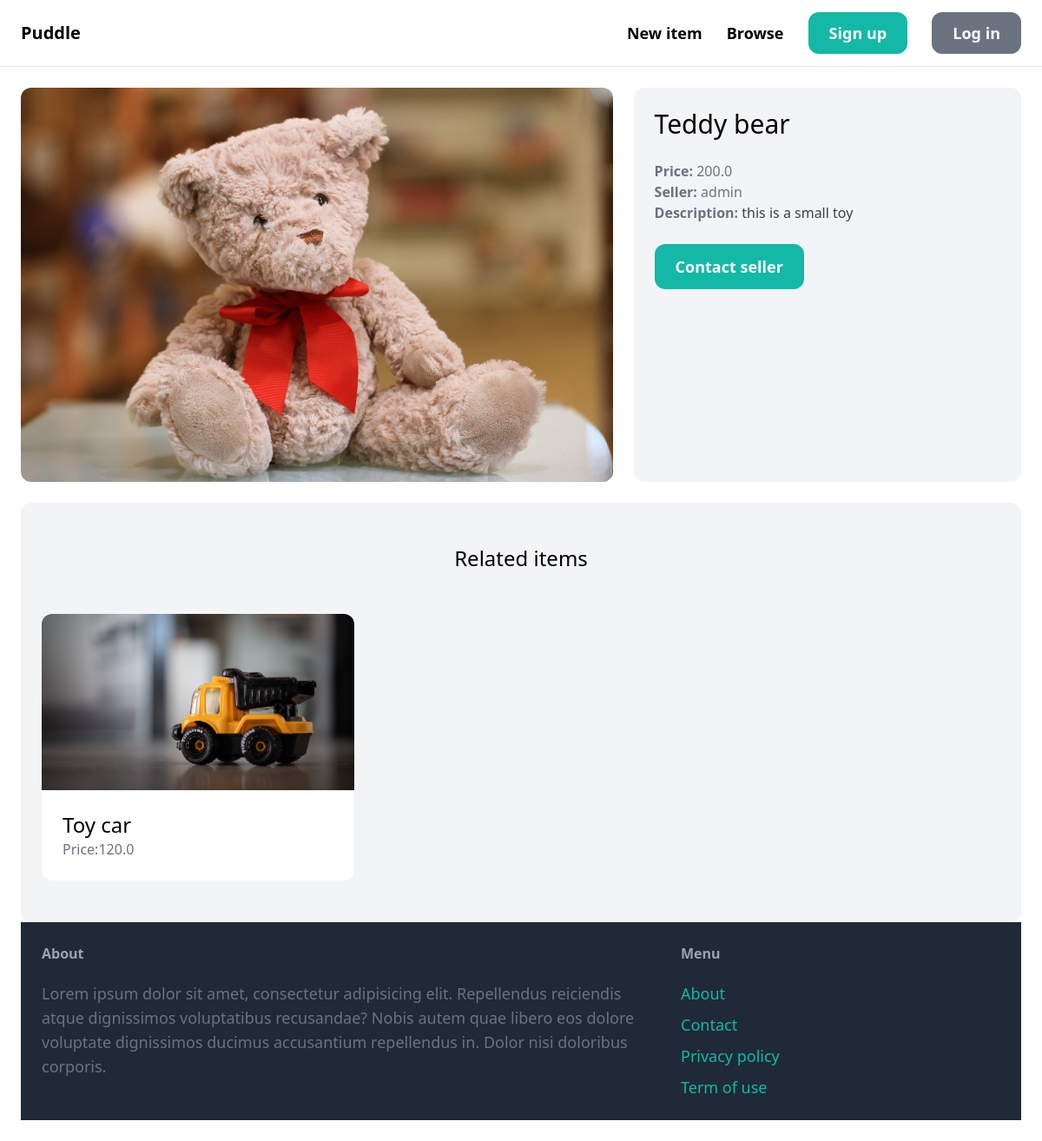
Page /items/1/ on the committed database.
### item/models.py (models this page shows, shortened)
class Item(models.Model):
    category = models.ForeignKey(Category,related_name='items',on_delete=models.CASCADE)
    name = models.CharField(max_length=255)
    description = models.TextField(blank=True,null=True)
    price = models.FloatField()
    image = models.ImageField(upload_to='item_images',blank=True,null=True)
    is_sold = models.BooleanField(default=False)
    created_by = models.ForeignKey(User,related_name='items',on_delete=models.CASCADE)
    created_at = models.DateTimeField(auto_now_add=True)

### item/views.py (the view)
# urls.py: path('<int:pk>/',views.detail,name='detail'),
def detail(request,pk):
    item = get_object_or_404(Item,pk=pk)
    related_items = Item.objects.filter(category=item.category,is_sold=False).exclude(pk=pk)[0:3]
    return render(request,'item/detail.html',{
        'item':item,
        'related_items':related_items
    })

### item/templates/item/detail.html (shortened to what this page needs)
{% extends "core/base.html" %}
{% block content %}
    <div class="grid grid-cols-5 gap-6">
        <div class="col-span-3">
            <img src="{{item.image.url}}" class="rounded-xl">
        </div>
        <div class="col-span-2 p-6 bg-gray-100 rounded-xl">
            <h1 class="mb-6 text-3xl">{{item.name}}</h1>
            <p class="text-gray-500"><strong>Price: </strong>{{item.price}}</p>
            <p class="text-gray-500"><strong>Seller: </strong>{{item.created_by}}</p>
            {% if item.description %}
            <p class="text-gray-700">
                <strong class="text-gray-500">Description:</strong>
                {{item.description}}
            </p>
            {% endif %}
            {%  if request.user == item.created_by %}
                <div class="mt-6 p-6 bg-white rounded-xl">
                    <p>This is your item!</p>
                    <a href="{% url 'item:edit' item.id %}" class="inline-block mt-6 px-6 py-3 text-lg font-semibold bg-teal-500 text-white rounded-xl">Edit</a>
                    <a href="{% url 'item:delete' item.id %}" class="inline-block mt-6 px-6 py-3 text-lg font-semibold bg-red-500 text-white rounded-xl">Delete</a>
                </div>
            {% else %}
                <a href="{% url 'conversation:new' item.id %}" class="inline-block mt-6 px-6 py-3 text-lg font-semibold bg-teal-500 text-white rounded-xl hover:bg-teal-700">Contact seller</a>
            {% endif %}
        </div>
    </div>
    <div class="mt-6 px-6 py-12 bg-gray-100 rounded-xl">
        <h2 class="mb-12 text-2xl text-center">Related items</h2>
        <div class="grid grid-cols-3 gap-3">
            {% for item in related_items %}
                <div>
                    <a href="{% url 'item:detail' item.id %}">
                        <div>
                            <img src="{{item.image.url}}" class="rounded-t-xl">
                        </div>
                        <div class="p-6 bg-white rounded-b-xl">
                            <h2 class="text-2xl">{{item.name}}</h2>
                            <p class="text-gray-500">Price:{{item.price}}</p>
                        </div>
                    </a>
                </div>
            {% endfor %}
        </div>
{% endblock  %}

### rows in the picture
Item: image (picture), name "Teddy bear", price "200.0", created_by "admin", description "this is a small toy"
Item: image (picture), name "Toy car", price "120.0"
